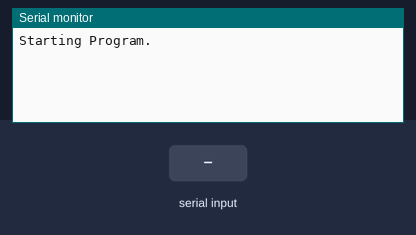
Simulated run of this sketch. Board: Arduino Uno, built with avr-gcc and run on an emulated ATmega328P. Parts: the last lines printed to the serial monitor. Inputs (shaded band) come from the test bench.

Above: at 0.9 s.
1.0 s: "EOF\n" received over Serial
At 2.2 s:
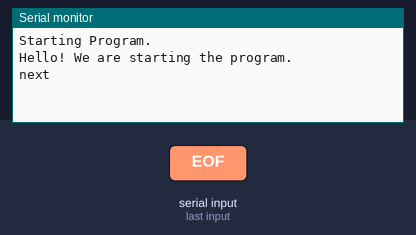
2.5 s: byte 10 ('\n') received over Serial
At 3.3 s:
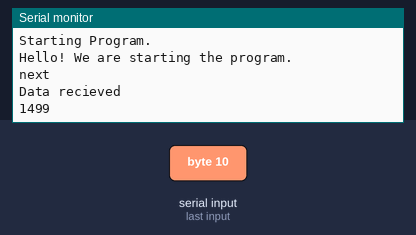
4.0 s: "EOF\n" received over Serial
At 4.6 s:
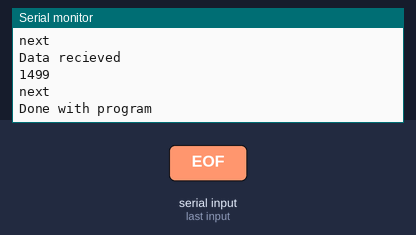

Measured:
- after the input at 1.0 s, the serial monitor: prints a new line at once (image 1)
- after the input at 2.5 s, the serial monitor: prints a new line at once (image 2)
- after the input at 4.0 s, the serial monitor: prints a new line at once (image 3)

The sketch:

PythonCommsTest.ino
```cpp
void setup() {
  Serial.begin(115200);
  Serial.println("Starting Program.");
  //wait for program to send newline.
  readline();
  Serial.println("Hello! We are starting the program.");
  String x;

  while(true) { //Infinitely request more and more data, printing it when recieving.
    long start = millis();
    Serial.println("next");
    x = readline();
    if (x.indexOf("EOF") > -1) {
      break;
    }
    Serial.println("Data recieved");
    start = millis() - start;
    Serial.println(start);
    delay(1000);
  }
  Serial.println("Done with program");
}


void loop() {

}

String readline() {
  char serialData;
  String result = "";

  while (!Serial.available()); //Wait for serial data to become available.

  while (true){ //Loop through each charachter until we reach the newline
    if (Serial.available()) {
      serialData = Serial.read();
      if(serialData == '\n') break;
      result += serialData;
    }
  }

  return result;
}
```
